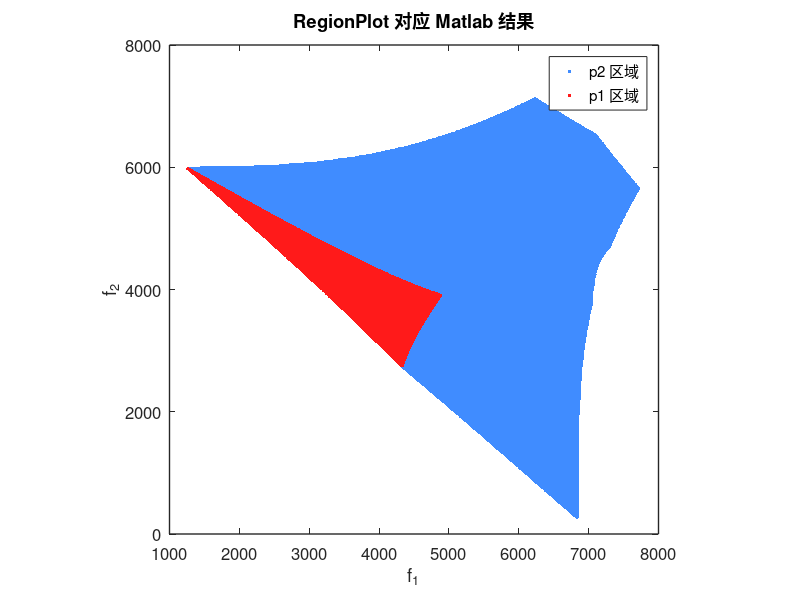

MATLAB code to generate this figure:
%% ---------------------- 参数区 ----------------------
e      = 35;      % 允许的路径差上限
rho    = 15;
sigma  = 0.02;
m1     = 20; 
m2     = 15;
m5     =  2;

% f1、f2 取值范围与栅格分辨率
N      = 800;                               % 采样点数 (>=200 推荐)
f1_vec = linspace(1000, 8000, N);           % f1 ∈ [1000,8000]
f2_vec = linspace(   0, 8000, N);           % f2 ∈ [   0,8000]
[F1, F2] = meshgrid(f1_vec, f2_vec);        % 网格

%% ---------------------- 公式区 ----------------------
X1 = F1;
X2 = F2;
X3 = 10000 - F1 - F2;    % 同时也是 X5 与 X8
X5 = X3;   X8 = X3;

link1 = 18  .* (1 + 0.15 * (X1/3600).^4);
link2 = 22.5.* (1 + 0.15 * (X2/3600).^4);
link3 = 12  .* (1 + 0.15 * (X3/1800).^4);
link5 = 2.4 .* (1 + 0.15 * (X5/1800).^4);
link8 = 12  .* (1 + 0.15 * (X8/1800).^4);

path1 = link1 + rho .* (1 - exp(-sigma .* link1));
path2 = link2 + rho .* (1 - exp(-sigma .* link2));
path5 = link3 + link5 + link8 + ...
        rho .* (1 - exp(-sigma .* (link3 + link5 + link8)));

%% ---------------------- 区域判定 ----------------------
C_eq1 = abs(path1 - path2) <= e;
C_eq2 = abs(path1 - path5) <= e;
C_eq3 = abs(path2 - path5) <= e;

C_sign1 = (path1 - path2) * (m1 - m2) < 0;   % 等价于 path1 - path2 < 0
C_sign2 = (path1 - path5) * (m1 - m5) < 0;   % 等价于 path1 - path5 < 0
C_sign3 = (path2 - path5) * (m2 - m5) < 0;   % 等价于 path2 - path5 < 0

C_nonneg = (10000 - F1 - F2) >= 0;

region_p2 =  C_eq1 & C_eq2 & C_eq3;                % "大" 可行集
region_p1 =  region_p2 & C_sign1 & C_sign2 & C_sign3 & C_nonneg;  % "小" 可行集

%% ---------------------- 绘图 ----------------------
figure('Color','w');
hold on;

% 先画 p2（蓝色），再叠加 p1（红色）
% 采用散点而非 imagesc，可避免 NaN 处理并保留坐标比例
scatter(F1(region_p2), F2(region_p2), 6, [0.25 0.55 1.00], 'filled'); % blue
scatter(F1(region_p1), F2(region_p1), 6, [1.00 0.10 0.10], 'filled'); % red

xlabel('f_1','FontSize',13);
ylabel('f_2','FontSize',13);
xlim([1000 8000]); ylim([0 8000]);
axis square; box on;
set(gca,'FontSize',12,'LineWidth',1);
legend({'p2 区域','p1 区域'},'Location','best');
title('RegionPlot 对应 Matlab 结果');